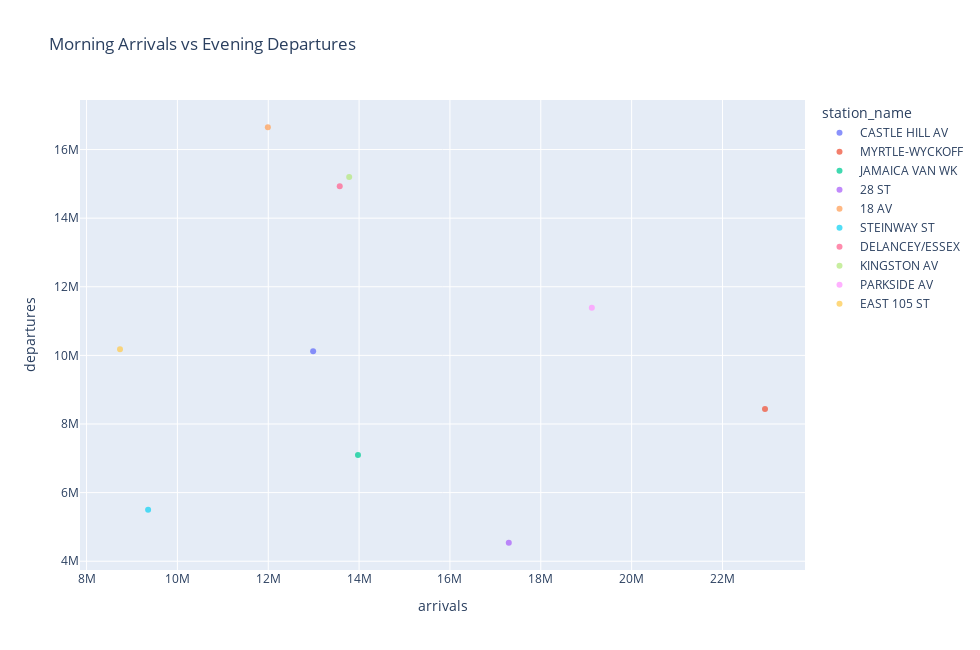
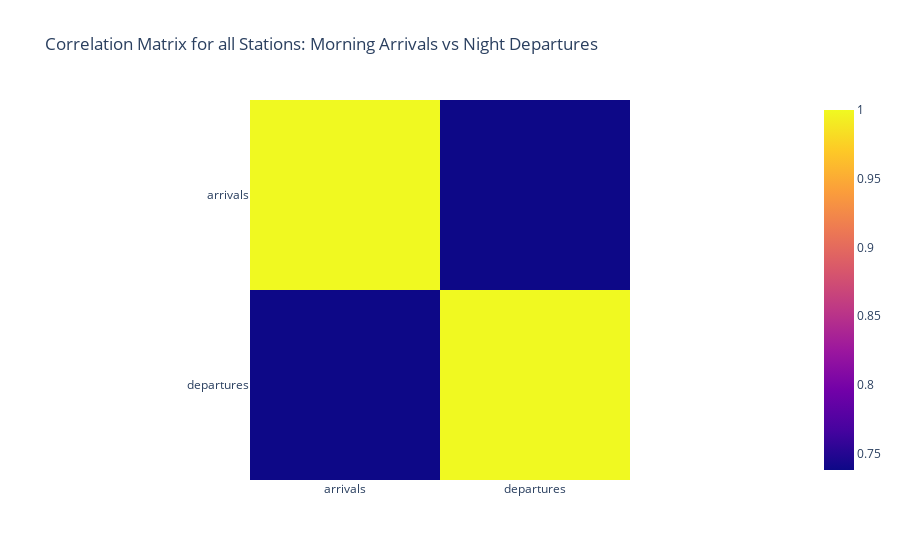

Notebook code cell kept with these figures, in order:
### Markdown cell above
# Statistical Analysis

### Code cell
# Summary statistics
measures = ['entries','exits']
dims = ['station_name']

print("Summary Statistics:")
print(df[measures].describe() / 10000)

# Filter rows for the month of July for morning and night time slots
df_morning_july = df_morning_arrivals[df_morning_arrivals['created_dt'].dt.month == 7][measures + dims]
df_night_july = df_night_departures[df_night_departures['created_dt'].dt.month == 7][measures + dims]

correlation_data = []
for station in df_morning_july['station_name'].unique():
    morning_arrival = df_morning_july[df_morning_july['station_name'] == station]['exits'].values[0]
    evening_departure = df_night_july[df_night_july['station_name'] == station]['entries'].values[0]
    correlation_data.append({'station_name': station, 'arrivals': morning_arrival, 'departures': evening_departure})

df_correlation = pd.DataFrame(correlation_data)

# Select top 10 stations with most morning arrivals
top_stations = df_correlation.groupby('station_name')['arrivals'].sum().nlargest(10).index
df_top_stations = df_correlation[df_correlation['station_name'].isin(top_stations)]

# Create a scatter matrix to visualize relationships between numeric columns
fig_scatter = plotly_x.scatter(df_top_stations, x='arrivals', y='departures', color='station_name',
                         title='Morning Arrivals vs Evening Departures', opacity=0.75, width=980, height=650 )
fig_scatter.show()

# Create a correlation matrix
corr_matrix = df_top_stations.corr()

# Plot correlation matrix using Plotly
fig_corr = plotly_x.imshow(corr_matrix,
                x=corr_matrix.columns,
                y=corr_matrix.columns,
                title="Correlation Matrix for Top 10 Stations: Morning Arrivals vs Night Departures")

corr_matrix_all = df_correlation.corr()

# Plot correlation matrix using Plotly
fig_corr_all = plotly_x.imshow(corr_matrix_all,
                x=corr_matrix_all.columns,
                y=corr_matrix_all.columns,
                title="Correlation Matrix for all Stations: Morning Arrivals vs Night Departures")
fig_corr_all.show()

### Figure 1 — Plotly figure (JSON) as saved in the notebook; plotly's stock layout.template omitted (floating-point values rounded to 4 significant figures)
{"data": [{"hovertemplate": "station_name=CASTLE HILL AV<br>arrivals=%{x}<br>departures=%{y}<extra></extra>", "legendgroup": "CASTLE HILL AV", "marker": {"color": "#636efa", "opacity": 0.75, "symbol": "circle"}, "mode": "markers", "name": "CASTLE HILL AV", "orientation": "v", "showlegend": true, "type": "scatter", "x": [12988288], "xaxis": "x", "y": [10117662], "yaxis": "y"}, {"hovertemplate": "station_name=MYRTLE-WYCKOFF<br>arrivals=%{x}<br>departures=%{y}<extra></extra>", "legendgroup": "MYRTLE-WYCKOFF", "marker": {"color": "#EF553B", "opacity": 0.75, "symbol": "circle"}, "mode": "markers", "name": "MYRTLE-WYCKOFF", "orientation": "v", "showlegend": true, "type": "scatter", "x": [22935915], "xaxis": "x", "y": [8438791], "yaxis": "y"}, {"hovertemplate": "station_name=JAMAICA VAN WK<br>arrivals=%{x}<br>departures=%{y}<extra></extra>", "legendgroup": "JAMAICA VAN WK", "marker": {"color": "#00cc96", "opacity": 0.75, "symbol": "circle"}, "mode": "markers", "name": "JAMAICA VAN WK", "orientation": "v", "showlegend": true, "type": "scatter", "x": [13975191], "xaxis": "x", "y": [7096311], "yaxis": "y"}, {"hovertemplate": "station_name=28 ST<br>arrivals=%{x}<br>departures=%{y}<extra></extra>", "legendgroup": "28 ST", "marker": {"color": "#ab63fa", "opacity": 0.75, "symbol": "circle"}, "mode": "markers", "name": "28 ST", "orientation": "v", "showlegend": true, "type": "scatter", "x": [17295442], "xaxis": "x", "y": [4538805], "yaxis": "y"}, {"hovertemplate": "station_name=18 AV<br>arrivals=%{x}<br>departures=%{y}<extra></extra>", "legendgroup": "18 AV", "marker": {"color": "#FFA15A", "opacity": 0.75, "symbol": "circle"}, "mode": "markers", "name": "18 AV", "orientation": "v", "showlegend": true, "type": "scatter", "x": [11991345], "xaxis": "x", "y": [16650292], "yaxis": "y"}, {"hovertemplate": "station_name=STEINWAY ST<br>arrivals=%{x}<br>departures=%{y}<extra></extra>", "legendgroup": "STEINWAY ST", "marker": {"color": "#19d3f3", "opacity": 0.75, "symbol": "circle"}, "mode": "markers", "name": "STEINWAY ST", "orientation": "v", "showlegend": true, "type": "scatter", "x": [9354996], "xaxis": "x", "y": [5497632], "yaxis": "y"}, {"hovertemplate": "station_name=DELANCEY/ESSEX<br>arrivals=%{x}<br>departures=%{y}<extra></extra>", "legendgroup": "DELANCEY/ESSEX", "marker": {"color": "#FF6692", "opacity": 0.75, "symbol": "circle"}, "mode": "markers", "name": "DELANCEY/ESSEX", "orientation": "v", "showlegend": true, "type": "scatter", "x": [13573620], "xaxis": "x", "y": [14931210], "yaxis": "y"}, {"hovertemplate": "station_name=KINGSTON AV<br>arrivals=%{x}<br>departures=%{y}<extra></extra>", "legendgroup": "KINGSTON AV", "marker": {"color": "#B6E880", "opacity": 0.75, "symbol": "circle"}, "mode": "markers", "name": "KINGSTON AV", "orientation": "v", "showlegend": true, "type": "scatter", "x": [13782080], "xaxis": "x", "y": [15202103], "yaxis": "y"}, {"hovertemplate": "station_name=PARKSIDE AV<br>arrivals=%{x}<br>departures=%{y}<extra></extra>", "legendgroup": "PARKSIDE AV", "marker": {"color": "#FF97FF", "opacity": 0.75, "symbol": "circle"}, "mode": "markers", "name": "PARKSIDE AV", "orientation": "v", "showlegend": true, "type": "scatter", "x": [19123658], "xaxis": "x", "y": [11385376], "yaxis": "y"}, {"hovertemplate": "station_name=EAST 105 ST<br>arrivals=%{x}<br>departures=%{y}<extra></extra>", "legendgroup": "EAST 105 ST", "marker": {"color": "#FECB52", "opacity": 0.75, "symbol": "circle"}, "mode": "markers", "name": "EAST 105 ST", "orientation": "v", "showlegend": true, "type": "scatter", "x": [8736376], "xaxis": "x", "y": [10182420], "yaxis": "y"}], "layout": {"height": 650, "legend": {"title": {"text": "station_name"}, "tracegroupgap": 0}, "title": {"text": "Morning Arrivals vs Evening Departures"}, "width": 980, "xaxis": {"anchor": "y", "domain": [0, 1], "title": {"text": "arrivals"}}, "yaxis": {"anchor": "x", "domain": [0, 1], "title": {"text": "departures"}}}}

### Figure 2 — Plotly figure (JSON) as saved in the notebook; plotly's stock layout.template omitted (floating-point values rounded to 4 significant figures)
{"data": [{"coloraxis": "coloraxis", "hovertemplate": "x: %{x}<br>y: %{y}<br>color: %{z}<extra></extra>", "name": "0", "type": "heatmap", "x": ["arrivals", "departures"], "xaxis": "x", "y": ["arrivals", "departures"], "yaxis": "y", "z": [[1, 0.738], [0.738, 1]]}], "layout": {"coloraxis": {"colorscale": [[0, "#0d0887"], [0.1111, "#46039f"], [0.2222, "#7201a8"], [0.3333, "#9c179e"], [0.4444, "#bd3786"], [0.5556, "#d8576b"], [0.6667, "#ed7953"], [0.7778, "#fb9f3a"], [0.8889, "#fdca26"], [1, "#f0f921"]]}, "title": {"text": "Correlation Matrix for all Stations: Morning Arrivals vs Night Departures"}, "xaxis": {"anchor": "y", "constrain": "domain", "domain": [0, 1], "scaleanchor": "y"}, "yaxis": {"anchor": "x", "autorange": "reversed", "constrain": "domain", "domain": [0, 1]}}}
